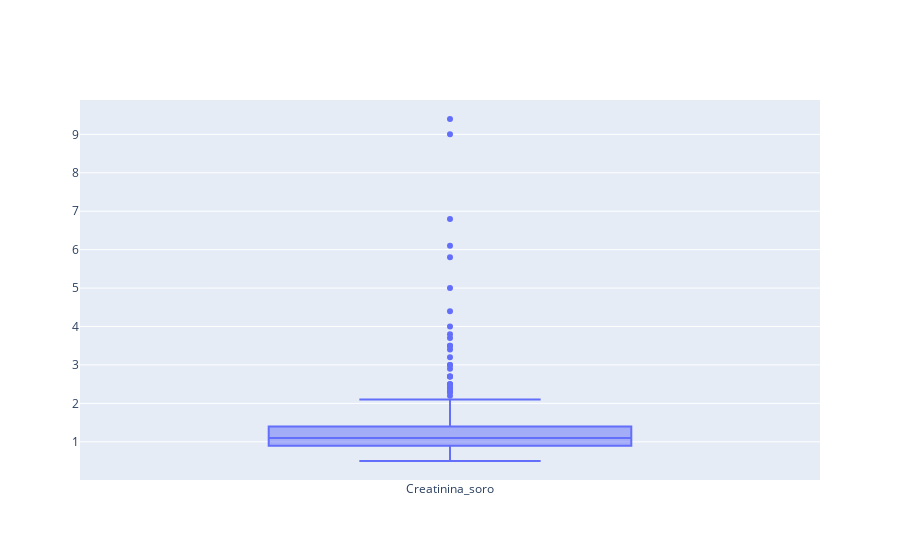

The code cell stored with this chart in its notebook:
### Code cell
trace3 = go.Box(y=df["Creatinina_soro"],name="Creatinina_soro")


data = [trace3]
iplot(data)

### Figure 1 — Plotly figure (JSON) as saved in the notebook; plotly's stock layout.template omitted (floating-point values rounded to 4 significant figures; data arrays with more than 128 entries replaced by an {"elided": "..."} marker saying what was removed)
{"data": [{"name": "Creatinina_soro", "type": "box", "y": {"elided": "299 float values"}}], "layout": {}}
